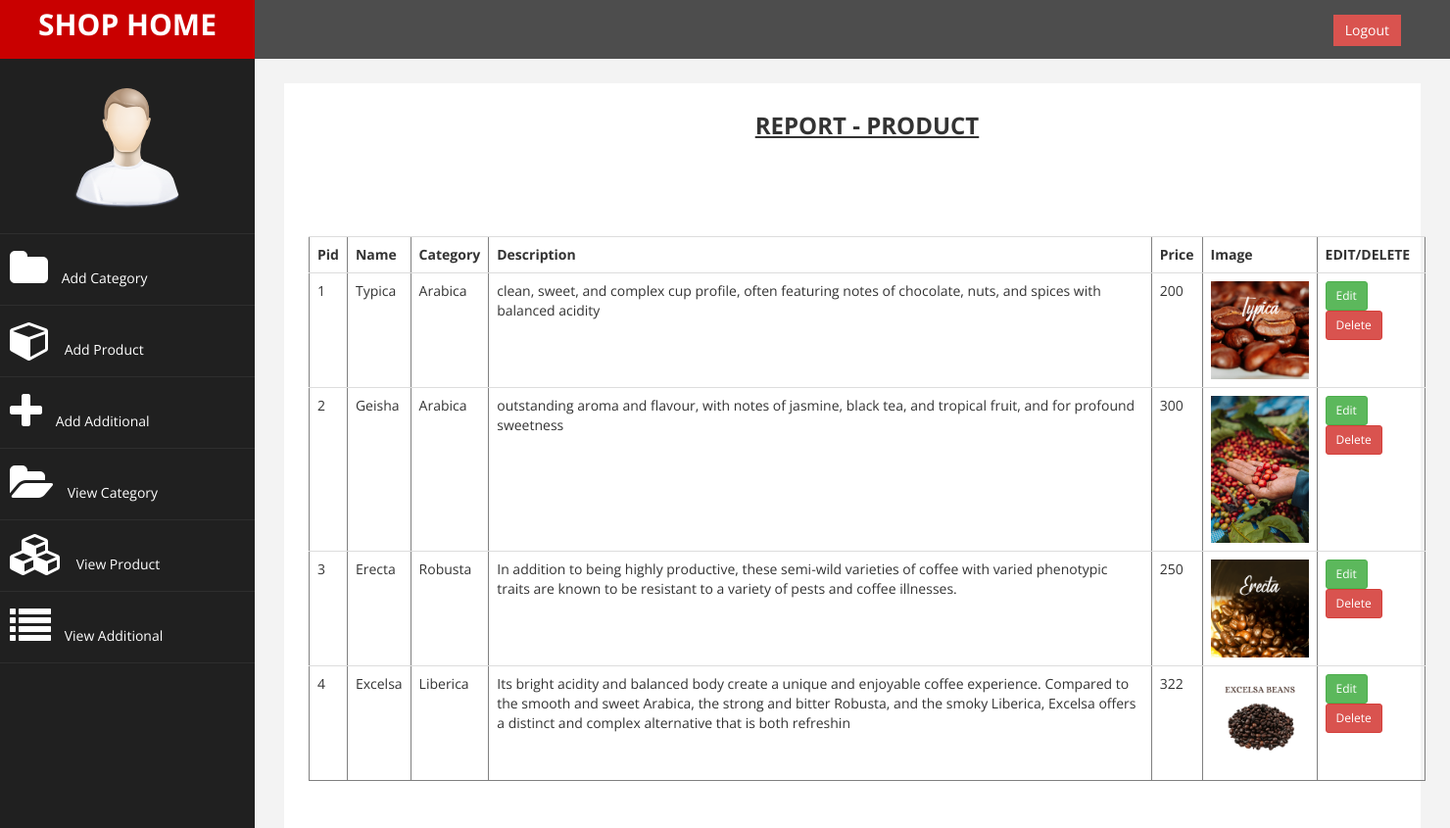
The page /shop/viewprod.php on the database its author committed.
### tables this page shows
CREATE TABLE `product` (
  `pid` int(11) NOT NULL,
  `pname` varchar(255) NOT NULL,
  `pcat` int(11) NOT NULL,
  `description` varchar(255) NOT NULL,
  `price` int(30) NOT NULL,
  `pimage` varchar(255) NOT NULL,
  `userid` varchar(255) DEFAULT NULL,
  `status` int(11) NOT NULL DEFAULT 1
);

CREATE TABLE `category` (
  `cid` int(11) NOT NULL,
  `cname` varchar(255) NOT NULL,
  `userid` varchar(255) DEFAULT NULL,
  `status` int(11) NOT NULL DEFAULT 1
);

### classes/DataAccess.class.php (called while the page is built, shortened)
<?php
class DataAccess
{
	private $_con,$_query,$_errors;
	public function __construct()
	{
		if(!$this->_con=mysqli_connect(DB_HOST,DB_USER,DB_PASSWORD,DB_NAME))
		{
			die("connection Error");
		}
	}
	public function query($query)
	{
		if(isset($query))
		{
			$words=explode(' ',$query);
			$this->_query=$query;
			$res=mysqli_query($this->_con,$this->_query);
			if($words[0]=='select' || $words[0]=='Select' || $words[0]=='SELECT')
			{
				if(mysqli_num_rows($res))
				{
					$dataArr=array();
					while($row=mysqli_fetch_assoc($res))
					{
						$dataArr[] = $row;
					}
					return $dataArr;
				}
				else
				{
					return false;
				}
			}
		}
	}
}
?>

### shop/viewprod.php (the view, shortened to what this page needs)
<?php
$dao=new DataAccess();
?>
<?php include('index.php'); ?>
    <div class="container_gray_bg" id="home_feat_1">
    <div class="container">
    	<div class="row">
            <div class="col-md-12">
                 <h3 class="text-center"><u><b>REPORT - PRODUCT</b></u></h3>
                <table  border="1" class="table" style="margin-top:100px;">
                    <tr>
                        <th>Pid</th>
                        <th>Name</th>
                        <th>Category</th>
                        <th>Description</th>
                        <th>Price</th>
	            		<th>Image</th>
                        <th>EDIT/DELETE</th>
                    </tr>
<?php
$sql = "SELECT s.pid, s.pname, dt.cname, s.description, s.price, s.pimage
        FROM product s
        JOIN category dt ON dt.cid = s.pcat";
$data = $dao->query($sql);
foreach ($data as $row) {
    echo "<tr>";
    echo "<td>{$row['pid']}</td>";
    echo "<td>{$row['pname']}</td>";
    echo "<td>{$row['cname']}</td>";
    echo "<td>{$row['description']}</td>";
    echo "<td>{$row['price']}</td>";
    $imgPath = "../uploads/product/{$row['pimage']}";
    if (!empty($row['pimage']) && file_exists($imgPath)) {
        echo "<td><img src='{$imgPath}' style='width:100px;'></td>";
    } else {
        echo "<td>No Image</td>";
    }
    echo "<td>
            <a href='editstudentsimage.php?id={$row['pid']}' class='btn btn-success btn-sm'>Edit</a>
            <a href='editstudentsimage.php?id={$row['pid']}' class='btn btn-danger btn-sm'>Delete</a>
          </td>";
    echo "</tr>";
}
?>
                </table>
            </div>
        </div>
    </div>
    </div>

### shop/index.php (shortened to what this page needs)
<!DOCTYPE html>
<html xmlns="http://www.w3.org/1999/xhtml">
<head>
    <link rel="stylesheet" href="https://cdnjs.cloudflare.com/ajax/libs/font-awesome/4.2.0/css/font-awesome.min.css">
    <link href="assets/css/bootstrap.css" rel="stylesheet" />
    <link href="assets/css/font-awesome.css" rel="stylesheet" />
    <link href="assets/css/custom.css" rel="stylesheet" />
</head>
<body>
    <div id="wrapper">
        <nav class="navbar navbar-default navbar-cls-top " role="navigation" style="margin-bottom: 0">
            <div class="navbar-header">
                <a class="navbar-brand" href="index.html">SHOP HOME</a>
            </div>
  <div style="color: white;
padding: 15px 50px 5px 50px;
float: right;
font-size: 16px;">  <a href="login.html" class="btn btn-danger square-btn-adjust">Logout</a> </div>
        </nav>
                <nav class="navbar-default navbar-side" role="navigation">
            <div class="sidebar-collapse">
                <ul class="nav" id="main-menu">
				<li class="text-center">
                    <img src="assets/img/find_user.png" class="user-image img-responsive"/>
					</li>
                    <li>
                        <a href="addcat.php"><i class="fa fa-folder fa-3x"></i> Add Category</a>
                    </li>
                    <li>
                        <a href="addprod.php"><i class="fa fa-cube fa-3x"></i> Add Product</a>
                    </li>
                    <li>
                        <a href="addadditional.php"><i class="fa fa-plus fa-3x"></i> Add Additional</a>
                    </li>
                    <li>
                        <a href="viewcat.php"><i class="fa fa-folder-open fa-3x"></i> View Category</a>
                    </li>
                    <li>
                        <a href="viewprod.php"><i class="fa fa-cubes fa-3x"></i> View Product</a>
                    </li>
                    <li>
                        <a href="viewadditional.php"><i class="fa fa-list fa-3x"></i> View Additional</a>
                    </li>
                </ul>
            </div>
        </nav>
        <div id="page-wrapper" >
            <div id="page-inner">

### shop/assets/css/custom.css (style rules this page uses)
body { font-family: 'Open Sans', sans-serif; }
#wrapper { width: 100%; background:#202020; }
#page-wrapper { padding: 15px 15px; min-height: 600px; background:#F3F3F3; }
#page-inner { width:100%; margin:10px 20px 10px 0px; background-color:#fff!important; padding:10px; min-height:1200px; }
.text-center { text-align:center; }
.square-btn-adjust { border: 0px solid transparent; -webkit-border-radius: 0px; -moz-border-radius: 0px; border-radius: 0px; }
.user-image { margin: 25px auto; -webkit-border-radius: 10px; -moz-border-radius: 10px; border-radius: 10px; max-height:170px; max-width:170px; }
.navbar-cls-top .navbar-brand { color: #fff; background: #C90000; width: 260px; text-align: center; height: 60px; font-size: 30px; font-weight: 700; }
.sidebar-collapse , .sidebar-collapse .nav { background:none; }
.sidebar-collapse .nav { padding:0; }
.sidebar-collapse .nav > li > a { color:#fff; background:#202020; text-shadow:none; }
.sidebar-collapse > .nav > li > a { padding:15px 10px; }
.sidebar-collapse > .nav > li { border-bottom: 1px solid rgba(107, 108, 109, 0.19); }
.navbar-side { border:none; background-color: #202020; }
.navbar-cls-top { background:#4D4D4D; border-bottom:none; }
.navbar-default { border:0px solid black; }
.navbar-header { background: #A70303; }
.nav > li > a > i { margin-right:10px; }
@media (min-width:768px) { #page-wrapper { margin: 0 0 0 260px; padding: 15px 30px; min-height: 1200px; } }
@media (min-width:768px) { .navbar-side { z-index: 1; position: absolute; width: 260px; } }
@media (min-width:768px) { .navbar { border-radius: 0px; } }

### rows shown on the page
product: pid "1", pname "Typica", category.cname "Arabica", description "clean, sweet, and complex cup profile, often featuring notes of chocolate, nuts, and spices with balanced acidity", price "200", pimage (picture)
product: pid "2", pname "Geisha", category.cname "Arabica", description "outstanding aroma and flavour, with notes of jasmine, black tea, and tropical fruit, and for profound sweetness", price "300", pimage (picture)
product: pid "3", pname "Erecta", category.cname "Robusta", description "In addition to being highly productive, these semi-wild varieties of coffee with varied phenotypic traits are known to be resistant to a variety of pests and coffee illnesses.", price "250", pimage (picture)
product: pid "4", pname "Excelsa", category.cname "Liberica", description "Its bright acidity and balanced body create a unique and enjoyable coffee experience. Compared to the smooth and sweet Arabica, the strong and bitter Robusta, and the smoky Liberica, Excelsa offers a distinct and complex alternative that is both refreshin", price "322", pimage (picture)
